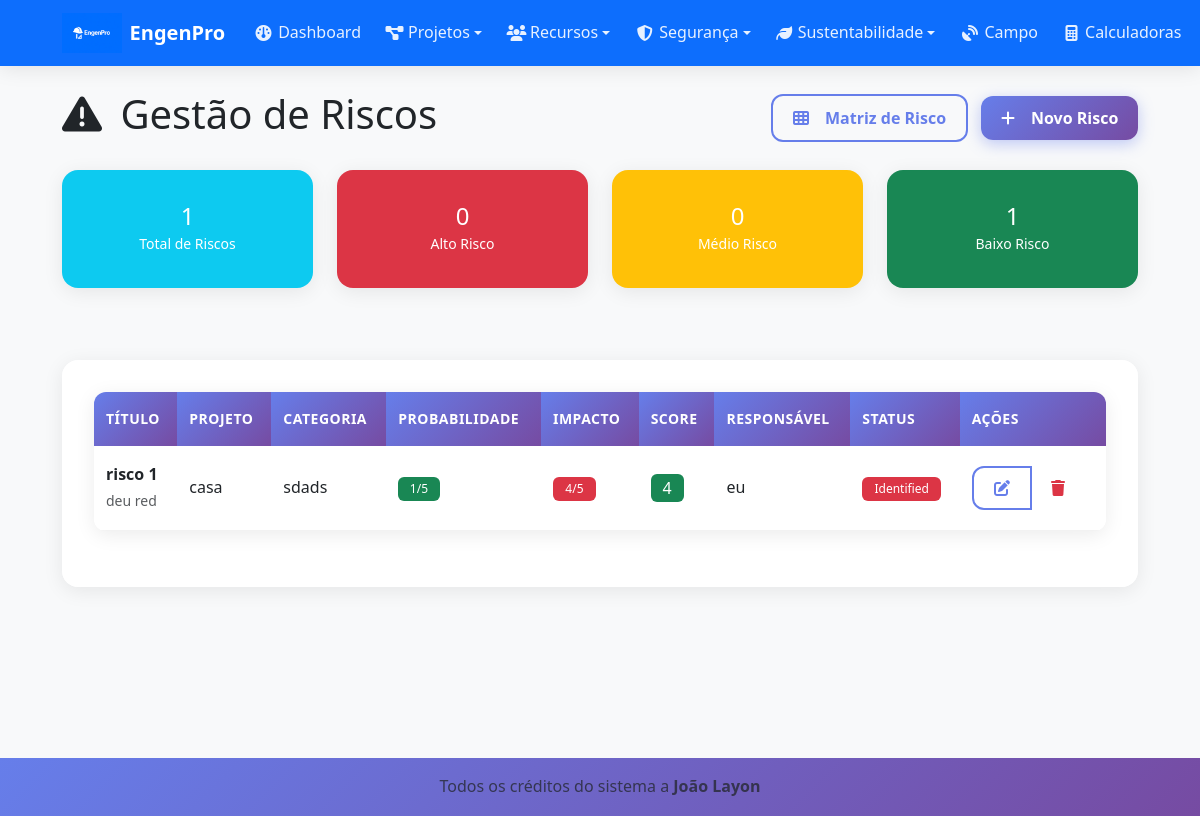
The page /risks/ (signed in) on the database its author committed.
### tables this page shows
CREATE TABLE risks (
    id INTEGER PRIMARY KEY AUTOINCREMENT,
    project_id INTEGER,
    title TEXT NOT NULL,
    description TEXT,
    category TEXT,
    probability INTEGER DEFAULT 1, -- 1-5 scale
    impact INTEGER DEFAULT 1, -- 1-5 scale
    risk_score INTEGER, -- probability * impact
    responsible_person TEXT,
    mitigation_plan TEXT,
    status TEXT DEFAULT 'identified',
    created_at TIMESTAMP DEFAULT CURRENT_TIMESTAMP,
    FOREIGN KEY (project_id) REFERENCES projects (id)
);

CREATE TABLE projects (
    id INTEGER PRIMARY KEY AUTOINCREMENT,
    name TEXT NOT NULL,
    description TEXT,
    status TEXT DEFAULT 'active',
    start_date DATE,
    end_date DATE,
    budget REAL DEFAULT 0,
    user_id INTEGER,
    created_at TIMESTAMP DEFAULT CURRENT_TIMESTAMP,
    FOREIGN KEY (user_id) REFERENCES users (id)
);

### blueprints/risks.py (the view)
@risks_bp.route('/')
@require_pro
def index():
    if 'user_id' not in session:
        return redirect(url_for('auth.login'))
    db = get_db()
    risks = db.execute(
        'SELECT r.*, p.name as project_name '
        'FROM risks r '
        'LEFT JOIN projects p ON r.project_id = p.id '
        'ORDER BY r.risk_score DESC, r.created_at DESC'
    ).fetchall()
    total_risks = len(risks)
    high_risks = len([r for r in risks if r['risk_score'] >= 15])  # probability 3+ and impact 5 or probability 5 and impact 3+
    medium_risks = len([r for r in risks if 6 <= r['risk_score'] < 15])
    low_risks = len([r for r in risks if r['risk_score'] < 6])
    stats = {
        'total_risks': total_risks,
        'high_risks': high_risks,
        'medium_risks': medium_risks,
        'low_risks': low_risks
    }
    return render_template('risks/index.html', risks=risks, stats=stats)

### blueprints/risks.py (called while the page is built)
def get_db():
    from flask import current_app
    return current_app.get_db()

### templates/risks/index.html (shortened to what this page needs)
{% extends "base.html" %}
{% block content %}
<div class="d-flex justify-content-between align-items-center mb-4">
    <h1>
        <i class="fas fa-exclamation-triangle me-2"></i>
        Gestão de Riscos
    </h1>
    <div>
        <a href="{{ url_for('risks.matrix') }}" class="btn btn-outline-primary me-2">
            <i class="fas fa-th me-2"></i>
            Matriz de Risco
        </a>
        <a href="{{ url_for('risks.new') }}" class="btn btn-primary">
            <i class="fas fa-plus me-2"></i>
            Novo Risco
        </a>
    </div>
</div>
<div class="row mb-4">
    <div class="col-md-3 mb-3">
        <div class="card bg-info text-white">
            <div class="card-body text-center">
                <h4 class="mb-0">{{ stats.total_risks }}</h4>
                <small>Total de Riscos</small>
            </div>
        </div>
    </div>
    <div class="col-md-3 mb-3">
        <div class="card bg-danger text-white">
            <div class="card-body text-center">
                <h4 class="mb-0">{{ stats.high_risks }}</h4>
                <small>Alto Risco</small>
            </div>
        </div>
    </div>
    <div class="col-md-3 mb-3">
        <div class="card bg-warning text-white">
            <div class="card-body text-center">
                <h4 class="mb-0">{{ stats.medium_risks }}</h4>
                <small>Médio Risco</small>
            </div>
        </div>
    </div>
    <div class="col-md-3 mb-3">
        <div class="card bg-success text-white">
            <div class="card-body text-center">
                <h4 class="mb-0">{{ stats.low_risks }}</h4>
                <small>Baixo Risco</small>
            </div>
        </div>
    </div>
</div>
{% if risks %}
    <div class="card">
        <div class="card-body">
            <div class="table-responsive">
                <table class="table table-hover">
                    <thead>
                        <tr>
                            <th>Título</th>
                            <th>Projeto</th>
                            <th>Categoria</th>
                            <th>Probabilidade</th>
                            <th>Impacto</th>
                            <th>Score</th>
                            <th>Responsável</th>
                            <th>Status</th>
                            <th>Ações</th>
                        </tr>
                    </thead>
                    <tbody>
                        {% for risk in risks %}
                            <tr>
                                <td>
                                    <strong>{{ risk.title }}</strong>
                                    {% if risk.description %}
                                        <br><small class="text-muted">{{ risk.description[:50] }}{% if risk.description|length > 50 %}...{% endif %}</small>
                                    {% endif %}
                                </td>
                                <td>{{ risk.project_name or 'N/A' }}</td>
                                <td>{{ risk.category or '-' }}</td>
                                <td>
                                    <span class="badge bg-{{ 'danger' if risk.probability >= 4 else 'warning' if risk.probability >= 3 else 'success' }}">
                                        {{ risk.probability }}/5
                                    </span>
                                </td>
                                <td>
                                    <span class="badge bg-{{ 'danger' if risk.impact >= 4 else 'warning' if risk.impact >= 3 else 'success' }}">
                                        {{ risk.impact }}/5
                                    </span>
                                </td>
                                <td>
                                    <span class="badge bg-{{ 'danger' if risk.risk_score >= 15 else 'warning' if risk.risk_score >= 6 else 'success' }} fs-6">
                                        {{ risk.risk_score }}
                                    </span>
                                </td>
                                <td>{{ risk.responsible_person or '-' }}</td>
                                <td>
                                    <span class="badge bg-{{ 'success' if risk.status == 'mitigated' else 'warning' if risk.status == 'monitoring' else 'danger' }}">
                                        {{ risk.status.title() }}
                                    </span>
                                </td>
                                <td>
                                    <div class="btn-group" role="group">
                                        <a href="{{ url_for('risks.edit', id=risk.id) }}" class="btn btn-sm btn-outline-primary">
                                            <i class="fas fa-edit"></i>
                                        </a>
                                        <button type="button" class="btn btn-sm btn-outline-danger"
                                                onclick="confirmDelete({{ risk.id }}, '{{ risk.title }}')">
                                            <i class="fas fa-trash"></i>
                                        </button>
                                    </div>
                                </td>
                            </tr>
                        {% endfor %}
                    </tbody>
                </table>
            </div>
        </div>
    </div>
{% endif %}
{% endblock %}

### static/css/style.css (style rules this page uses)
:root { --primary-color: #0d6efd; --success-color: #198754; --warning-color: #ffc107; --danger-color: #dc3545; --info-color: #0dcaf0; --dark-color: #212529; --light-color: #f8f9fa; --border-radius: 0.375rem; --box-shadow: 0 0.125rem 0.25rem rgba(0, 0, 0, 0.075); --box-shadow-lg: 0 1rem 3rem rgba(0, 0, 0, 0.175); }
body { font-family: 'Segoe UI', Tahoma, Geneva, Verdana, sans-serif; background-color: #f8f9fa; line-height: 1.6; }
.card { border: none; box-shadow: var(--box-shadow); transition: all 0.3s ease; border-radius: var(--border-radius); }
.btn { border-radius: var(--border-radius); font-weight: 500; transition: all 0.3s ease; border-width: 1px; }
.btn-group .btn { transform: none; }
.table { border-radius: var(--border-radius); overflow: hidden; }
.table thead th { background-color: var(--light-color); border-bottom: 2px solid #dee2e6; font-weight: 600; color: var(--dark-color); }
.badge { font-weight: 500; padding: 0.375rem 0.75rem; border-radius: var(--border-radius); }
* { box-sizing: border-box; }
html { scroll-behavior: smooth; -webkit-text-size-adjust: 100%; }
body { -webkit-overflow-scrolling: touch; touch-action: manipulation; }
.card { border: none; border-radius: 16px; box-shadow: 0 4px 20px rgba(0,0,0,0.08); transition: all 0.4s cubic-bezier(0.175, 0.885, 0.32, 1.275); overflow: hidden; margin-bottom: 1.5rem; backdrop-filter: blur(10px); background: rgba(255, 255, 255, 0.95); }
.card-body { padding: 1.5rem; }
.btn { min-height: 44px; padding: 0.75rem 1.5rem; border-radius: 12px; font-weight: 600; border: none; position: relative; overflow: hidden; transition: all 0.3s cubic-bezier(0.175, 0.885, 0.32, 1.275); text-decoration: none; display: inline-flex; align-items: center; justify-content: center; gap: 0.5rem; font-size: 0.95rem; cursor: pointer; user-select: none; -webkit-tap-highlight-color: transparent; }
.btn::before { content: ''; position: absolute; top: 0; left: -100%; width: 100%; height: 100%; background: linear-gradient(90deg, transparent, rgba(255,255,255,0.3), transparent); transition: left 0.6s; }
.btn-primary { background: linear-gradient(135deg, #667eea 0%, #764ba2 100%); color: white; box-shadow: 0 4px 15px rgba(102, 126, 234, 0.4); }
.btn-outline-primary { border: 2px solid #667eea; color: #667eea; background: transparent; }
.btn-sm { min-height: 36px; padding: 0.5rem 1rem; font-size: 0.875rem; }
.table-responsive { border-radius: 12px; box-shadow: 0 4px 20px rgba(0,0,0,0.08); margin-bottom: 1.5rem; overflow: hidden; }
.table { margin-bottom: 0; font-size: 0.9rem; }
.table thead th { background: linear-gradient(135deg, #667eea 0%, #764ba2 100%); color: white; border: none; padding: 1rem 0.75rem; font-weight: 600; font-size: 0.875rem; text-transform: uppercase; letter-spacing: 0.5px; position: sticky; top: 0; z-index: 10; }
.table tbody td { padding: 1rem 0.75rem; vertical-align: middle; border-color: rgba(0,0,0,0.05); }
.table tbody tr { transition: all 0.3s ease; }
@media (min-width: 414px) { .btn { font-size: 1rem; } }
@media (min-width: 414px) { .card-body { padding: 1.75rem; } }
@media (min-width: 768px) { .card { margin-bottom: 2rem; } }
@media (min-width: 768px) { .card-body { padding: 2rem; } }
@media (min-width: 768px) { .btn { min-height: 40px; padding: 0.625rem 1.25rem; } }
@media (min-width: 768px) { .table { font-size: 1rem; } }
.btn, .card, .nav-link, .dropdown-item, .table tbody tr { -webkit-tap-highlight-color: transparent; touch-action: manipulation; }
.btn, .form-control, .form-select, .nav-link { min-height: 44px; }
* { -webkit-transform: translateZ(0); transform: translateZ(0); }
.card, .btn, .navbar, .table-responsive { will-change: transform; backface-visibility: hidden; perspective: 1000px; }

### rows shown on the page
risks: title "risco 1", description "deu red", name "casa", category "sdads", probability "1", impact "4", risk_score "4", responsible_person "eu", status "Identified"

### other values the page prints
{{ stats.total_risks }} "1"
{{ stats.high_risks }} "0"
{{ stats.medium_risks }} "0"
{{ stats.low_risks }} "1"
